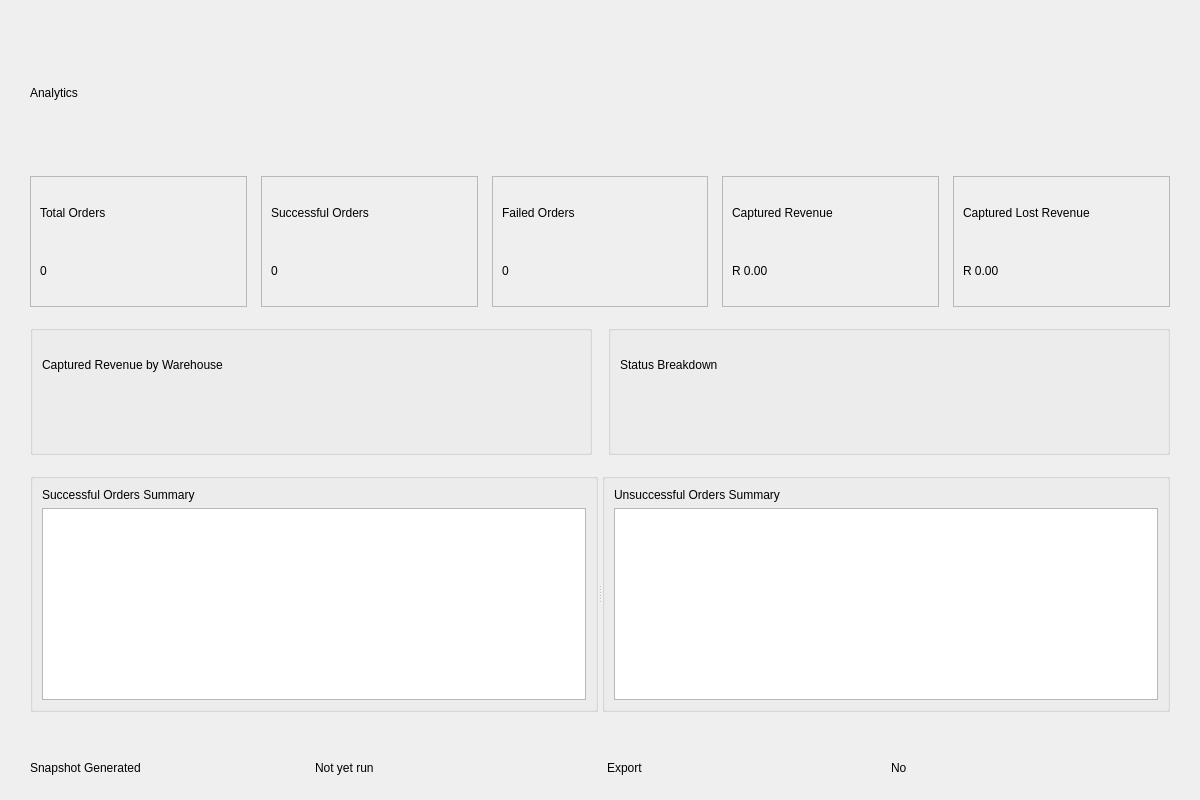
<?xml version="1.0" encoding="UTF-8"?>
<ui version="4.0">
 <class>AnalyticsPage</class>
 <widget class="QWidget" name="AnalyticsPage">
  <property name="geometry">
   <rect>
    <x>0</x>
    <y>0</y>
    <width>1200</width>
    <height>800</height>
   </rect>
  </property>
  <property name="windowTitle">
   <string>Analytics</string>
  </property>
  <layout class="QVBoxLayout" name="verticalLayout_main">
   <property name="spacing">
    <number>0</number>
   </property>
   <property name="leftMargin">
    <number>0</number>
   </property>
   <property name="topMargin">
    <number>0</number>
   </property>
   <property name="rightMargin">
    <number>0</number>
   </property>
   <property name="bottomMargin">
    <number>0</number>
   </property>
   <item>
    <widget class="QScrollArea" name="analyticsScrollArea">
     <property name="frameShape">
      <enum>QFrame::NoFrame</enum>
     </property>
     <property name="widgetResizable">
      <bool>true</bool>
     </property>
     <property name="horizontalScrollBarPolicy">
      <enum>Qt::ScrollBarAlwaysOff</enum>
     </property>
     <widget class="QWidget" name="analyticsScrollContent">
      <property name="geometry">
       <rect>
        <x>0</x>
        <y>0</y>
        <width>1180</width>
        <height>820</height>
       </rect>
      </property>
      <layout class="QVBoxLayout" name="verticalLayout_scrollContent">
       <property name="spacing">
        <number>18</number>
       </property>
       <property name="leftMargin">
        <number>30</number>
       </property>
       <property name="topMargin">
        <number>28</number>
       </property>
       <property name="rightMargin">
        <number>30</number>
       </property>
       <property name="bottomMargin">
        <number>24</number>
       </property>
       <item>
        <widget class="QLabel" name="analyticsTitleLabel">
         <property name="text">
          <string>Analytics</string>
         </property>
        </widget>
       </item>
       <item>
        <layout class="QHBoxLayout" name="horizontalLayout_kpi">
         <property name="spacing">
          <number>14</number>
         </property>
         <item>
          <widget class="QFrame" name="kpiFrame1">
           <property name="frameShape">
            <enum>QFrame::StyledPanel</enum>
           </property>
           <layout class="QVBoxLayout" name="verticalLayout_kpi1">
            <item>
             <widget class="QLabel" name="kpiTitle1">
              <property name="text">
               <string>Total Orders</string>
              </property>
             </widget>
            </item>
            <item>
             <widget class="QLabel" name="totalOrdersValueLabel">
              <property name="text">
               <string>0</string>
              </property>
             </widget>
            </item>
           </layout>
          </widget>
         </item>
         <item>
          <widget class="QFrame" name="kpiFrame2">
           <property name="frameShape">
            <enum>QFrame::StyledPanel</enum>
           </property>
           <layout class="QVBoxLayout" name="verticalLayout_kpi2">
            <item>
             <widget class="QLabel" name="kpiTitle2">
              <property name="text">
               <string>Successful Orders</string>
              </property>
             </widget>
            </item>
            <item>
             <widget class="QLabel" name="successfulOrdersValueLabel">
              <property name="text">
               <string>0</string>
              </property>
             </widget>
            </item>
           </layout>
          </widget>
         </item>
         <item>
          <widget class="QFrame" name="kpiFrame3">
           <property name="frameShape">
            <enum>QFrame::StyledPanel</enum>
           </property>
           <layout class="QVBoxLayout" name="verticalLayout_kpi3">
            <item>
             <widget class="QLabel" name="kpiTitle3">
              <property name="text">
               <string>Failed Orders</string>
              </property>
             </widget>
            </item>
            <item>
             <widget class="QLabel" name="failedOrdersValueLabel">
              <property name="text">
               <string>0</string>
              </property>
             </widget>
            </item>
           </layout>
          </widget>
         </item>
         <item>
          <widget class="QFrame" name="kpiFrame4">
           <property name="frameShape">
            <enum>QFrame::StyledPanel</enum>
           </property>
           <layout class="QVBoxLayout" name="verticalLayout_kpi4">
            <item>
             <widget class="QLabel" name="kpiTitle4">
              <property name="text">
               <string>Captured Revenue</string>
              </property>
             </widget>
            </item>
            <item>
             <widget class="QLabel" name="totalRevenueValueLabel">
              <property name="text">
               <string>R 0.00</string>
              </property>
             </widget>
            </item>
           </layout>
          </widget>
         </item>
         <item>
          <widget class="QFrame" name="kpiFrame5">
           <property name="frameShape">
            <enum>QFrame::StyledPanel</enum>
           </property>
           <layout class="QVBoxLayout" name="verticalLayout_kpi5">
            <item>
             <widget class="QLabel" name="kpiTitle5">
              <property name="text">
               <string>Captured Lost Revenue</string>
              </property>
             </widget>
            </item>
            <item>
             <widget class="QLabel" name="avgOrderValueValueLabel">
              <property name="text">
               <string>R 0.00</string>
              </property>
             </widget>
            </item>
           </layout>
          </widget>
         </item>
        </layout>
       </item>
       <item>
        <layout class="QHBoxLayout" name="horizontalLayout_charts">
         <property name="spacing">
          <number>16</number>
         </property>
         <item>
          <widget class="QGroupBox" name="revenueByWarehouseFrame">
           <property name="title">
            <string/>
           </property>
           <layout class="QVBoxLayout" name="verticalLayout_revenueChart">
            <item>
             <widget class="QLabel" name="revenueByWarehouseTitleLabel">
              <property name="text">
               <string>Captured Revenue by Warehouse</string>
              </property>
             </widget>
            </item>
            <item>
             <widget class="QFrame" name="revenueChartCanvasFrame">
              <property name="frameShape">
               <enum>QFrame::NoFrame</enum>
              </property>
              <layout class="QVBoxLayout" name="verticalLayout_revenueChartCanvas"/>
             </widget>
            </item>
           </layout>
          </widget>
         </item>
         <item>
          <widget class="QGroupBox" name="failureReasonsFrame">
           <property name="title">
            <string/>
           </property>
           <layout class="QVBoxLayout" name="verticalLayout_failureChart">
            <item>
             <widget class="QLabel" name="failureReasonsTitleLabel">
              <property name="text">
               <string>Status Breakdown</string>
              </property>
             </widget>
            </item>
            <item>
             <widget class="QFrame" name="failureChartCanvasFrame">
              <property name="frameShape">
               <enum>QFrame::NoFrame</enum>
              </property>
              <layout class="QVBoxLayout" name="verticalLayout_failureChartCanvas"/>
             </widget>
            </item>
           </layout>
          </widget>
         </item>
        </layout>
       </item>
       <item>
        <widget class="QSplitter" name="tablesSplitter">
         <property name="orientation">
          <enum>Qt::Horizontal</enum>
         </property>
         <widget class="QGroupBox" name="successGroupBox">
          <property name="title">
           <string/>
          </property>
          <layout class="QVBoxLayout" name="verticalLayout_success">
           <item>
            <widget class="QLabel" name="successSummaryTitleLabel">
             <property name="text">
              <string>Successful Orders Summary</string>
             </property>
            </widget>
           </item>
           <item>
            <widget class="QTableWidget" name="successfulOrdersTableWidget"/>
           </item>
          </layout>
         </widget>
         <widget class="QGroupBox" name="failGroupBox">
          <property name="title">
           <string/>
          </property>
          <layout class="QVBoxLayout" name="verticalLayout_fail">
           <item>
            <widget class="QLabel" name="failSummaryTitleLabel">
             <property name="text">
              <string>Unsuccessful Orders Summary</string>
             </property>
            </widget>
           </item>
           <item>
            <widget class="QTableWidget" name="unsuccessfulOrdersTableWidget"/>
           </item>
          </layout>
         </widget>
        </widget>
       </item>
      </layout>
     </widget>
    </widget>
   </item>
   <item>
    <widget class="QFrame" name="footerFrame">
     <property name="minimumSize">
      <size>
       <width>0</width>
       <height>64</height>
      </size>
     </property>
     <property name="maximumSize">
      <size>
       <width>16777215</width>
       <height>64</height>
      </size>
     </property>
     <property name="frameShape">
      <enum>QFrame::NoFrame</enum>
     </property>
     <layout class="QHBoxLayout" name="horizontalLayout_footer">
      <property name="leftMargin">
       <number>30</number>
      </property>
      <property name="topMargin">
       <number>12</number>
      </property>
      <property name="rightMargin">
       <number>30</number>
      </property>
      <property name="bottomMargin">
       <number>12</number>
      </property>
      <item>
       <widget class="QLabel" name="lastReportGeneratedLabelTitle">
        <property name="text">
         <string>Snapshot Generated</string>
        </property>
       </widget>
      </item>
      <item>
       <widget class="QLabel" name="lastReportGeneratedLabel">
        <property name="text">
         <string>Not yet run</string>
        </property>
       </widget>
      </item>
      <item>
       <spacer name="horizontalSpacer_footer">
        <property name="orientation">
         <enum>Qt::Horizontal</enum>
        </property>
       </spacer>
      </item>
      <item>
       <widget class="QLabel" name="exportReadyLabelTitle">
        <property name="text">
         <string>Export</string>
        </property>
       </widget>
      </item>
      <item>
       <widget class="QLabel" name="exportReadyLabel">
        <property name="text">
         <string>No</string>
        </property>
       </widget>
      </item>
     </layout>
    </widget>
   </item>
  </layout>
 </widget>
 <resources/>
 <connections/>
</ui>
